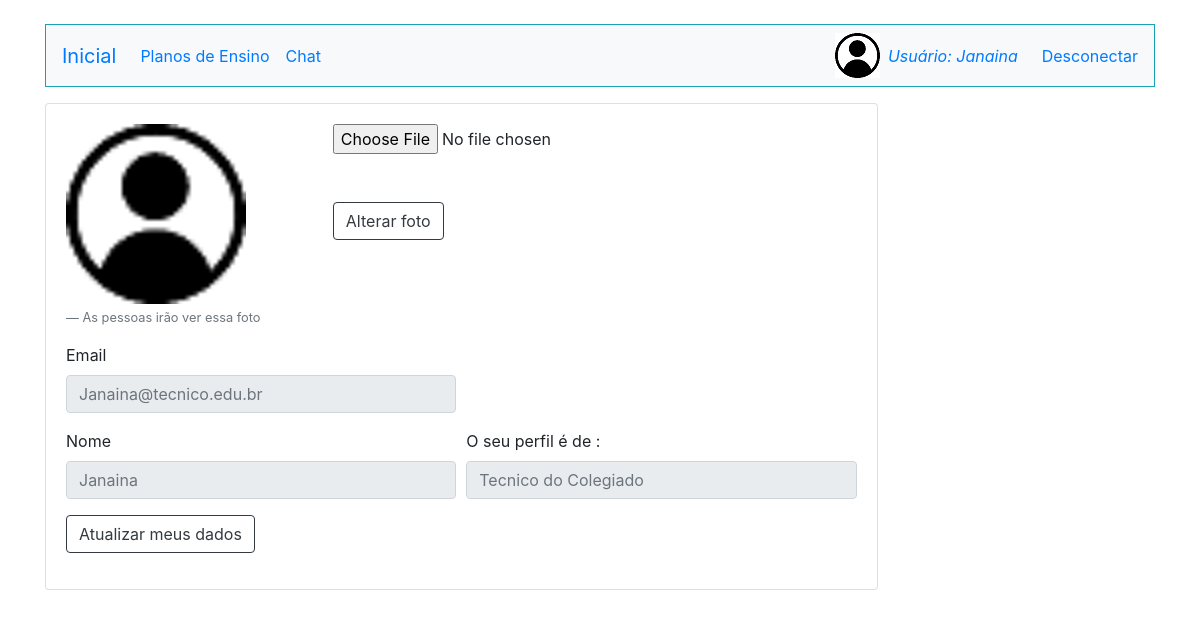
Page /MeuPerfil.php (signed in) on the committed database.
### tables this page shows
CREATE TABLE `usuarios` (
  `id` int(11) NOT NULL,
  `email` varchar(255) NOT NULL,
  `nome` varchar(255) NOT NULL,
  `senha` varchar(255) NOT NULL,
  `perfil` varchar(255) NOT NULL
);

### MeuPerfil.php (the view, shortened to what this page needs)
<html lang="en">
<head>
    <link rel="stylesheet" href="https://stackpath.bootstrapcdn.com/bootstrap/4.3.1/css/bootstrap.min.css"
>
</head>
<body>
    <div class="container">
        <?php
            require_once("Cabecalho.php");
            $sql = "select * from usuarios where nome=?";
            $sqlprep = $conexao->prepare($sql);
            $sqlprep->bind_param("s",$_SESSION["nome"]);
            $sqlprep->execute();
            $resultadoSql = $sqlprep->get_result();
            $vetorUmregistro = mysqli_fetch_assoc($resultadoSql);
            $vetorTodosregistro = array();
            while($vetorUmregistro != null){
                array_push($vetorTodosregistro, $vetorUmregistro);
                $vetorUmregistro = mysqli_fetch_assoc($resultadoSql);
            }
            foreach($vetorTodosregistro as $registro){
                  $email = $registro['email'];
                  $nome = $registro['nome'];
                  $perfil = $registro['perfil'];
            }
        ?>
    <div class="card w-75 mt-3">
        <div class="card-body">
                <div class="form-row">
                    <div class="form-group col-md-4">
                        <?php
                        if(isset($validacao)){ ?>
                            <img src="<?php echo "./imagens/".$foto; ?>" style="width:180px; height:180px;">
                        <?php
                        }else{ ?>
                            <img src="imagens/usuario.png" style="width:180px; height:180px;">
                        <?php
                        } ?>
                        <footer class="blockquote-footer mt-1">As pessoas irão ver essa foto </footer>
                    </div>
                         <div class="form-group col-md-4">
                             <form method="POST" action="AlterarFoto.php" enctype="multipart/form-data">
                                <input type="file" class="form-control-file" name="img" value=""><br>
                                <input type="submit" class="btn btn-outline-dark mt-4" value="Alterar foto" name="enviar">
                            </form>
                         </div>
                </div>
            <form method="POST" action="Atualizar.php">
              <div class="form-row">
                <div class="form-group col-md-6">
                  <label for="validationCustom01">Email</label>
                  <input type="text" class="form-control" id="validationCustom1" placeholder="<?=$email ?>" required readonly>
                </div>
              </div>
                <div class="form-row">
                    <div class="form-group col-md-6">
                        <label for="validationCustom03">Nome</label>
                        <input type="text" class="form-control" id="validationCustom03" placeholder="<?=$nome; ?>" required readonly>
                    </div>
                    <div class="form-group col-md-6">
                        <label for="validationCustom04">O seu perfil é de :</label>
                        <input type="text" class="form-control" id="validationCustom04" placeholder="<?=$perfil; ?>" required readonly>
                    </div>
                </div>
              <button type="submit" class="btn btn-outline-dark">Atualizar meus dados</button>
            </form>
        </div>
    </div>
</div>
</body>
</html>

### Cabecalho.php (style rules this page uses)
body { background-color:#ffffff; }

### rows in the picture
usuarios: email "Janaina@tecnico.edu.br", nome "Janaina", perfil "Tecnico do Colegiado"

### other values in the picture
$_SESSION["nome"] "Janaina"
